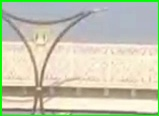
#> input picture data/crops/vehicle_0.jpg, 159 x 116 px
$ python -i preprocessing.py   (imports and definitions only)
#> lines starting #> are read from the running program, lines starting #| are printed output that depends on the picture
#> further down, picture is the input picture: shape (116, 159, 3); mean B, G, R 178.4, 200.9, 197.7
import cv2

def resize_frame(frame, max_width=800):
    h, w = frame.shape[:2]
    if w > max_width:
        scale = max_width / w
        frame = cv2.resize(frame, (int(w * scale), int(h * scale)))
    return frame


def apply_blur_denoise(frame, strength=5):
    return cv2.GaussianBlur(frame, (strength, strength), 0)


def apply_histogram_equalization(frame):
    gray = cv2.cvtColor(frame, cv2.COLOR_BGR2GRAY)
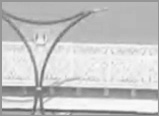
#> gray: shape (116, 159); min 85, max 251, mean 197.4
    equalized = cv2.equalizeHist(gray)
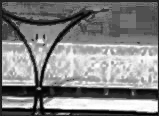
#> equalized: shape (116, 159); min 0, max 255, mean 129.8
    return cv2.cvtColor(equalized, cv2.COLOR_GRAY2BGR)


def apply_brightness_contrast(frame, brightness=0, contrast=0):
    beta = brightness
    alpha = 1 + (contrast / 100.0)

    adjusted = cv2.convertScaleAbs(frame, alpha=alpha, beta=beta)
    return adjusted

>>> import cv2
>>> picture = cv2.imread('../../data/crops/vehicle_0.jpg')
>>> result = apply_histogram_equalization(picture)

$ run again, on data/crops/vehicle_112.jpg
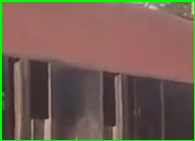
#> input picture data/crops/vehicle_112.jpg, 195 x 141 px
#> picture is the input picture: shape (141, 195, 3); mean B, G, R 82.4, 93.9, 115.5
#> in apply_histogram_equalization, `gray = cv2.cvtColor(frame, cv2.COLOR_BGR2GRAY)`:
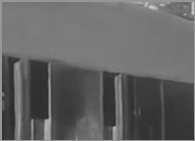
#> gray: shape (141, 195); min 42, max 205, mean 99.1
#> in apply_histogram_equalization, `equalized = cv2.equalizeHist(gray)`:
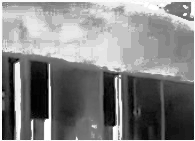
#> equalized: shape (141, 195); min 0, max 255, mean 131.4

$ run again, on data/crops/vehicle_116.jpg
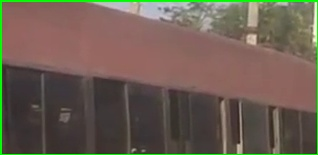
#> input picture data/crops/vehicle_116.jpg, 318 x 155 px
#> picture is the input picture: shape (155, 318, 3); mean B, G, R 81.4, 94, 107.4
#> in apply_histogram_equalization, `gray = cv2.cvtColor(frame, cv2.COLOR_BGR2GRAY)`:
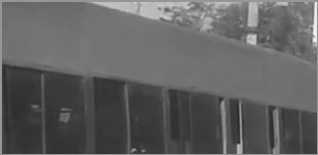
#> gray: shape (155, 318); min 41, max 248, mean 96.6
#> in apply_histogram_equalization, `equalized = cv2.equalizeHist(gray)`:
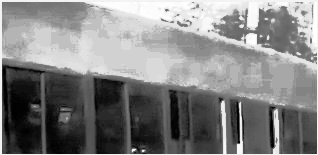
#> equalized: shape (155, 318); min 0, max 255, mean 130.6
